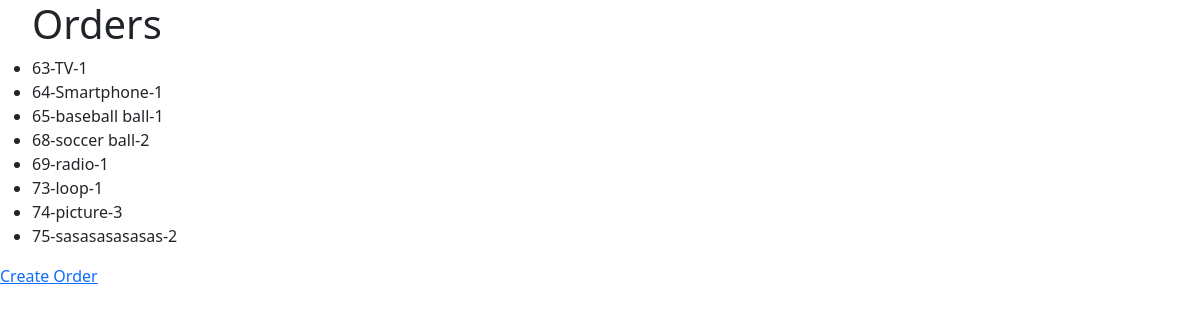
The page /order/ on the database its author committed.
### order/models.py (models this page shows, shortened)
class Order(models.Model):
    id = models.AutoField(primary_key=True)
    status = models.IntegerField(choices=STATUS_CHOICES, default=1)
    created_date = models.DateField(auto_created=True, auto_now=True)
    updated_date = models.DateField(auto_now=True)
    description = models.CharField(max_length=255, default="description")
    def __str__(self):
        return f"{self.id}-{self.description}-{self.status} "

### order/views.py (the view)
# urls.py: path("order/", order_list, name="order-list"),
def order_list(request):
    context = {
        "order_list": Order.objects.all()
    }
    return render(request, "order/list.html", context)

### shop/templates/order/list.html (shortened to what this page needs)
{% extends "base.html" %}
{% block content %}
<ul>
    <h1>Orders</h1>
    {% for order in order_list %}
        <li>{{ order }}</li>
{% endfor %}
</ul>
    <a href="{% url "order-create" %}">Create Order</a>
{% endblock %}

### rows shown on the page
Order: id+description+status "63-TV-1"
Order: id+description+status "64-Smartphone-1"
Order: id+description+status "65-baseball ball-1"
Order: id+description+status "68-soccer ball-2"
Order: id+description+status "69-radio-1"
Order: id+description+status "73-loop-1"
Order: id+description+status "74-picture-3"
Order: id+description+status "75-sasasasasasas-2"
